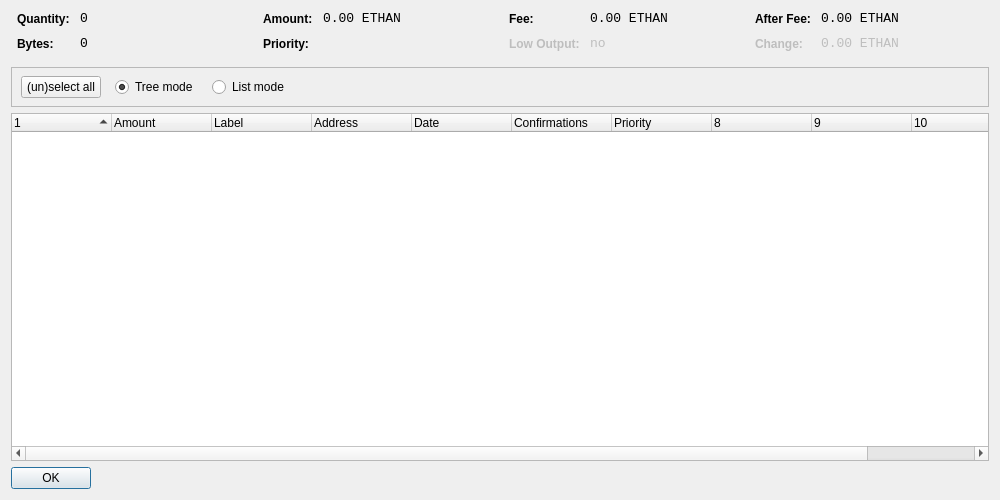
<?xml version="1.0" encoding="UTF-8"?>
<ui version="4.0">
 <class>CoinControlDialog</class>
 <widget class="QDialog" name="CoinControlDialog">
  <property name="geometry">
   <rect>
    <x>0</x>
    <y>0</y>
    <width>1000</width>
    <height>500</height>
   </rect>
  </property>
  <property name="windowTitle">
   <string>Coin Control</string>
  </property>
  <layout class="QVBoxLayout" name="verticalLayout">
   <item>
    <layout class="QHBoxLayout" name="horizontalLayoutTop" stretch="0,0,0,0">
     <property name="topMargin">
      <number>0</number>
     </property>
     <property name="bottomMargin">
      <number>10</number>
     </property>
     <item>
      <layout class="QFormLayout" name="formLayoutCoinControl1">
       <property name="horizontalSpacing">
        <number>10</number>
       </property>
       <property name="verticalSpacing">
        <number>10</number>
       </property>
       <property name="leftMargin">
        <number>6</number>
       </property>
       <property name="rightMargin">
        <number>6</number>
       </property>
       <item row="0" column="0">
        <widget class="QLabel" name="labelCoinControlQuantityText">
         <property name="styleSheet">
          <string notr="true">font-weight:bold;</string>
         </property>
         <property name="text">
          <string>Quantity:</string>
         </property>
        </widget>
       </item>
       <item row="0" column="1">
        <widget class="QLabel" name="labelCoinControlQuantity">
         <property name="font">
          <font>
           <family>Monospace</family>
           <pointsize>10</pointsize>
          </font>
         </property>
         <property name="cursor">
          <cursorShape>IBeamCursor</cursorShape>
         </property>
         <property name="contextMenuPolicy">
          <enum>Qt::ActionsContextMenu</enum>
         </property>
         <property name="text">
          <string notr="true">0</string>
         </property>
         <property name="textInteractionFlags">
          <set>Qt::LinksAccessibleByMouse|Qt::TextSelectableByKeyboard|Qt::TextSelectableByMouse</set>
         </property>
        </widget>
       </item>
       <item row="1" column="0">
        <widget class="QLabel" name="labelCoinControlBytesText">
         <property name="styleSheet">
          <string notr="true">font-weight:bold;</string>
         </property>
         <property name="text">
          <string>Bytes:</string>
         </property>
        </widget>
       </item>
       <item row="1" column="1">
        <widget class="QLabel" name="labelCoinControlBytes">
         <property name="font">
          <font>
           <family>Monospace</family>
           <pointsize>10</pointsize>
          </font>
         </property>
         <property name="cursor">
          <cursorShape>IBeamCursor</cursorShape>
         </property>
         <property name="contextMenuPolicy">
          <enum>Qt::ActionsContextMenu</enum>
         </property>
         <property name="text">
          <string notr="true">0</string>
         </property>
         <property name="textInteractionFlags">
          <set>Qt::LinksAccessibleByMouse|Qt::TextSelectableByKeyboard|Qt::TextSelectableByMouse</set>
         </property>
        </widget>
       </item>
      </layout>
     </item>
     <item>
      <layout class="QFormLayout" name="formLayoutCoinControl2">
       <property name="horizontalSpacing">
        <number>10</number>
       </property>
       <property name="verticalSpacing">
        <number>10</number>
       </property>
       <property name="leftMargin">
        <number>6</number>
       </property>
       <property name="rightMargin">
        <number>6</number>
       </property>
       <item row="0" column="0">
        <widget class="QLabel" name="labelCoinControlAmountText">
         <property name="styleSheet">
          <string notr="true">font-weight:bold;</string>
         </property>
         <property name="text">
          <string>Amount:</string>
         </property>
        </widget>
       </item>
       <item row="0" column="1">
        <widget class="QLabel" name="labelCoinControlAmount">
         <property name="font">
          <font>
           <family>Monospace</family>
           <pointsize>10</pointsize>
          </font>
         </property>
         <property name="cursor">
          <cursorShape>IBeamCursor</cursorShape>
         </property>
         <property name="contextMenuPolicy">
          <enum>Qt::ActionsContextMenu</enum>
         </property>
         <property name="text">
          <string notr="true">0.00 ETHAN</string>
         </property>
         <property name="textInteractionFlags">
          <set>Qt::LinksAccessibleByMouse|Qt::TextSelectableByKeyboard|Qt::TextSelectableByMouse</set>
         </property>
        </widget>
       </item>
       <item row="1" column="0">
        <widget class="QLabel" name="labelCoinControlPriorityText">
         <property name="styleSheet">
          <string notr="true">font-weight:bold;</string>
         </property>
         <property name="text">
          <string>Priority:</string>
         </property>
        </widget>
       </item>
       <item row="1" column="1">
        <widget class="QLabel" name="labelCoinControlPriority">
         <property name="font">
          <font>
           <family>Monospace</family>
           <pointsize>10</pointsize>
          </font>
         </property>
         <property name="cursor">
          <cursorShape>IBeamCursor</cursorShape>
         </property>
         <property name="contextMenuPolicy">
          <enum>Qt::ActionsContextMenu</enum>
         </property>
         <property name="text">
          <string/>
         </property>
         <property name="textInteractionFlags">
          <set>Qt::LinksAccessibleByMouse|Qt::TextSelectableByKeyboard|Qt::TextSelectableByMouse</set>
         </property>
        </widget>
       </item>
      </layout>
     </item>
     <item>
      <layout class="QFormLayout" name="formLayoutCoinControl3">
       <property name="horizontalSpacing">
        <number>10</number>
       </property>
       <property name="verticalSpacing">
        <number>10</number>
       </property>
       <property name="leftMargin">
        <number>6</number>
       </property>
       <property name="rightMargin">
        <number>6</number>
       </property>
       <item row="0" column="0">
        <widget class="QLabel" name="labelCoinControlFeeText">
         <property name="styleSheet">
          <string notr="true">font-weight:bold;</string>
         </property>
         <property name="text">
          <string>Fee:</string>
         </property>
        </widget>
       </item>
       <item row="0" column="1">
        <widget class="QLabel" name="labelCoinControlFee">
         <property name="font">
          <font>
           <family>Monospace</family>
           <pointsize>10</pointsize>
          </font>
         </property>
         <property name="cursor">
          <cursorShape>IBeamCursor</cursorShape>
         </property>
         <property name="contextMenuPolicy">
          <enum>Qt::ActionsContextMenu</enum>
         </property>
         <property name="text">
          <string notr="true">0.00 ETHAN</string>
         </property>
         <property name="textInteractionFlags">
          <set>Qt::LinksAccessibleByMouse|Qt::TextSelectableByKeyboard|Qt::TextSelectableByMouse</set>
         </property>
        </widget>
       </item>
       <item row="1" column="0">
        <widget class="QLabel" name="labelCoinControlLowOutputText">
         <property name="enabled">
          <bool>false</bool>
         </property>
         <property name="styleSheet">
          <string notr="true">font-weight:bold;</string>
         </property>
         <property name="text">
          <string>Low Output:</string>
         </property>
        </widget>
       </item>
       <item row="1" column="1">
        <widget class="QLabel" name="labelCoinControlLowOutput">
         <property name="enabled">
          <bool>false</bool>
         </property>
         <property name="font">
          <font>
           <family>Monospace</family>
           <pointsize>10</pointsize>
          </font>
         </property>
         <property name="cursor">
          <cursorShape>IBeamCursor</cursorShape>
         </property>
         <property name="contextMenuPolicy">
          <enum>Qt::ActionsContextMenu</enum>
         </property>
         <property name="text">
          <string notr="true">no</string>
         </property>
         <property name="textInteractionFlags">
          <set>Qt::LinksAccessibleByMouse|Qt::TextSelectableByKeyboard|Qt::TextSelectableByMouse</set>
         </property>
        </widget>
       </item>
      </layout>
     </item>
     <item>
      <layout class="QFormLayout" name="formLayoutCoinControl4">
       <property name="horizontalSpacing">
        <number>10</number>
       </property>
       <property name="verticalSpacing">
        <number>10</number>
       </property>
       <property name="leftMargin">
        <number>6</number>
       </property>
       <property name="rightMargin">
        <number>6</number>
       </property>
       <item row="0" column="0">
        <widget class="QLabel" name="labelCoinControlAfterFeeText">
         <property name="styleSheet">
          <string notr="true">font-weight:bold;</string>
         </property>
         <property name="text">
          <string>After Fee:</string>
         </property>
        </widget>
       </item>
       <item row="0" column="1">
        <widget class="QLabel" name="labelCoinControlAfterFee">
         <property name="font">
          <font>
           <family>Monospace</family>
           <pointsize>10</pointsize>
          </font>
         </property>
         <property name="cursor">
          <cursorShape>IBeamCursor</cursorShape>
         </property>
         <property name="contextMenuPolicy">
          <enum>Qt::ActionsContextMenu</enum>
         </property>
         <property name="text">
          <string notr="true">0.00 ETHAN</string>
         </property>
         <property name="textInteractionFlags">
          <set>Qt::LinksAccessibleByMouse|Qt::TextSelectableByKeyboard|Qt::TextSelectableByMouse</set>
         </property>
        </widget>
       </item>
       <item row="1" column="0">
        <widget class="QLabel" name="labelCoinControlChangeText">
         <property name="enabled">
          <bool>false</bool>
         </property>
         <property name="styleSheet">
          <string notr="true">font-weight:bold;</string>
         </property>
         <property name="text">
          <string>Change:</string>
         </property>
        </widget>
       </item>
       <item row="1" column="1">
        <widget class="QLabel" name="labelCoinControlChange">
         <property name="enabled">
          <bool>false</bool>
         </property>
         <property name="font">
          <font>
           <family>Monospace</family>
           <pointsize>10</pointsize>
          </font>
         </property>
         <property name="cursor">
          <cursorShape>IBeamCursor</cursorShape>
         </property>
         <property name="contextMenuPolicy">
          <enum>Qt::ActionsContextMenu</enum>
         </property>
         <property name="text">
          <string notr="true">0.00 ETHAN</string>
         </property>
         <property name="textInteractionFlags">
          <set>Qt::LinksAccessibleByMouse|Qt::TextSelectableByKeyboard|Qt::TextSelectableByMouse</set>
         </property>
        </widget>
       </item>
      </layout>
     </item>
    </layout>
   </item>
   <item>
    <widget class="QFrame" name="frame">
     <property name="minimumSize">
      <size>
       <width>0</width>
       <height>40</height>
      </size>
     </property>
     <property name="frameShape">
      <enum>QFrame::StyledPanel</enum>
     </property>
     <property name="frameShadow">
      <enum>QFrame::Sunken</enum>
     </property>
     <widget class="QWidget" name="horizontalLayoutWidget">
      <property name="geometry">
       <rect>
        <x>10</x>
        <y>0</y>
        <width>781</width>
        <height>41</height>
       </rect>
      </property>
      <layout class="QHBoxLayout" name="horizontalLayoutPanel" stretch="0,0,0,0,0">
       <property name="spacing">
        <number>14</number>
       </property>
       <item>
        <widget class="QPushButton" name="pushButtonSelectAll">
         <property name="sizePolicy">
          <sizepolicy hsizetype="Maximum" vsizetype="Fixed">
           <horstretch>0</horstretch>
           <verstretch>0</verstretch>
          </sizepolicy>
         </property>
         <property name="text">
          <string>(un)select all</string>
         </property>
        </widget>
       </item>
       <item>
        <widget class="QRadioButton" name="radioTreeMode">
         <property name="sizePolicy">
          <sizepolicy hsizetype="Maximum" vsizetype="Fixed">
           <horstretch>0</horstretch>
           <verstretch>0</verstretch>
          </sizepolicy>
         </property>
         <property name="text">
          <string>Tree mode</string>
         </property>
         <property name="checked">
          <bool>true</bool>
         </property>
        </widget>
       </item>
       <item>
        <widget class="QRadioButton" name="radioListMode">
         <property name="sizePolicy">
          <sizepolicy hsizetype="Maximum" vsizetype="Fixed">
           <horstretch>0</horstretch>
           <verstretch>0</verstretch>
          </sizepolicy>
         </property>
         <property name="text">
          <string>List mode</string>
         </property>
        </widget>
       </item>
       <item>
        <spacer name="horizontalSpacer">
         <property name="orientation">
          <enum>Qt::Horizontal</enum>
         </property>
         <property name="sizeHint" stdset="0">
          <size>
           <width>40</width>
           <height>20</height>
          </size>
         </property>
        </spacer>
       </item>
      </layout>
     </widget>
    </widget>
   </item>
   <item>
    <widget class="CoinControlTreeWidget" name="treeWidget">
     <property name="contextMenuPolicy">
      <enum>Qt::CustomContextMenu</enum>
     </property>
     <property name="sortingEnabled">
      <bool>false</bool>
     </property>
     <property name="columnCount">
      <number>11</number>
     </property>
     <attribute name="headerShowSortIndicator" stdset="0">
      <bool>true</bool>
     </attribute>
     <attribute name="headerStretchLastSection">
      <bool>false</bool>
     </attribute>
     <column>
      <property name="text">
       <string/>
      </property>
     </column>
     <column>
      <property name="text">
       <string>Amount</string>
      </property>
     </column>
     <column>
      <property name="text">
       <string>Label</string>
      </property>
     </column>
     <column>
      <property name="text">
       <string>Address</string>
      </property>
     </column>
     <column>
      <property name="text">
       <string>Date</string>
      </property>
     </column>
     <column>
      <property name="text">
       <string>Confirmations</string>
      </property>
      <property name="toolTip">
       <string>Confirmed</string>
      </property>
     </column>
     <column>
      <property name="text">
       <string>Priority</string>
      </property>
     </column>
     <column>
      <property name="text">
       <string/>
      </property>
     </column>
     <column>
      <property name="text">
       <string/>
      </property>
     </column>
     <column>
      <property name="text">
       <string/>
      </property>
     </column>
     <column>
      <property name="text">
       <string/>
      </property>
     </column>
    </widget>
   </item>
   <item>
    <widget class="QDialogButtonBox" name="buttonBox">
     <property name="sizePolicy">
      <sizepolicy hsizetype="Maximum" vsizetype="Fixed">
       <horstretch>0</horstretch>
       <verstretch>0</verstretch>
      </sizepolicy>
     </property>
     <property name="orientation">
      <enum>Qt::Horizontal</enum>
     </property>
     <property name="standardButtons">
      <set>QDialogButtonBox::Ok</set>
     </property>
    </widget>
   </item>
  </layout>
 </widget>
 <customwidgets>
  <customwidget>
   <class>CoinControlTreeWidget</class>
   <extends>QTreeWidget</extends>
   <header>coincontroltreewidget.h</header>
  </customwidget>
 </customwidgets>
 <resources/>
 <connections/>
</ui>
